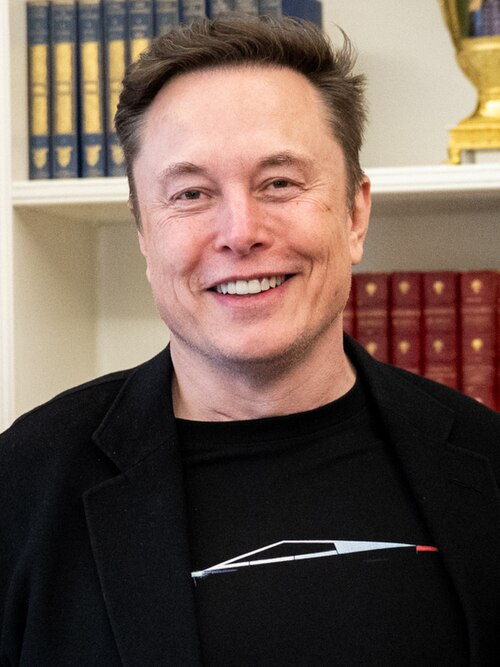
#> input picture Yeah/docs/reports/meeting_2026_09_02/assets/base_musk1.png, 500 x 667 px, given in place of diffprotect_public_target_raw.png, which was not available
$ jupyter execute --allow-errors DiffProtect_Colab_irse50_batch.ipynb   (shell and % lines are left out)   (older library calls are emulated)   (text cells are left out)
#> lines starting #> are read from the running program, lines starting #| are printed output that depends on the picture; pictures that were not available may be replaced by others from this repository, and a replacement may not be noted
[cell 1]
import os, sys, subprocess, textwrap, json, shutil, glob
from pathlib import Path

def run(cmd, check=True):
    print(f'$ {cmd}')
    return subprocess.run(cmd, shell=True, check=check)

#> (the rest of this cell did not finish here and is left out)

[cell 2]
%cd /content
%cd /content/DiffProtect

[cell 3]

# numpy / PyTorch 新版相容性修補，讓舊 checkpoint 和舊套件比較容易載入。
Path('sitecustomize.py').write_text('''
import numpy as _np
for _name, _value in {\"complex\": complex, \"float\": float, \"int\": int, \"bool\": bool}.items():
    if not hasattr(_np, _name):
        setattr(_np, _name, _value)

try:
    import torch as _torch
    import torch.autograd.gradcheck as _gradcheck
    if not hasattr(_gradcheck, \"zero_gradients\"):
        def zero_gradients(inputs):
            if isinstance(inputs, _torch.Tensor):
                if inputs.grad is not None:
                    inputs.grad.detach_()
                    inputs.grad.zero_()
            else:
                for elem in inputs:
                    zero_gradients(elem)
        _gradcheck.zero_gradients = zero_gradients
except Exception:
    pass
'''.strip() + '\
')

# advertorch 0.2 會匯入新版 PyTorch 已移除的 zero_gradients；直接 patch site-packages，讓 subprocess 也生效。
import sysconfig
site_packages = Path(sysconfig.get_paths()['purelib'])
advertorch_dir = site_packages / 'advertorch'
zero_gradients_patch = """try:
    from torch.autograd.gradcheck import zero_gradients
except ImportError:
    import torch
    def zero_gradients(inputs):
        if isinstance(inputs, torch.Tensor):
            if inputs.grad is not None:
                inputs.grad.detach_()
                inputs.grad.zero_()
        else:
            for elem in inputs:
                zero_gradients(elem)"""
if advertorch_dir.exists():
    for patch_file in advertorch_dir.rglob('*.py'):
        text = patch_file.read_text()
        old = 'from torch.autograd.gradcheck import zero_gradients'
        if old in text:
            lines = text.splitlines()
            fixed_lines = []
            for line in lines:
                if old in line:
                    indent = line[:len(line) - len(line.lstrip())]
                    fixed_lines.extend(indent + patch_line if patch_line else patch_line for patch_line in zero_gradients_patch.splitlines())
                else:
                    fixed_lines.append(line)
            patch_file.write_text('\n'.join(fixed_lines) + '\n')
            print('Patched advertorch:', patch_file)

# 不在目前 notebook kernel import advertorch；pip 更換 numpy 後，舊 kernel 可能還保留 ABI 不相容狀態。
# demo.py 會用新的 Python subprocess 載入修補後的套件。
#> (the rest of this cell did not finish here and is left out)

[cell 4]
from pathlib import Path
import shutil
Path('checkpoints/ffhq256_autoenc').mkdir(parents=True, exist_ok=True)
Path('assets/models').mkdir(parents=True, exist_ok=True)

def normalize_victim_model_paths():
    expected = ['mobile_face.pth', 'ir152.pth', 'irse50.pth', 'facenet.pth']
    models_dir = Path('assets/models')
    models_dir.mkdir(parents=True, exist_ok=True)
    search_roots = [Path('assets'), Path('/content')]

    for filename in expected:
        dst = models_dir / filename
        if dst.exists():
            continue
        matches = []
        for root in search_roots:
            if root.exists():
                matches.extend([p for p in root.rglob(filename) if p.is_file()])
        if matches:
            src = matches[0]
            if src.resolve() != dst.resolve():
                shutil.copy2(src, dst)
                print(f'Copied {src} -> {dst}')

    return {name: (models_dir / name).exists() for name in expected}

# DiffAE FFHQ256 autoencoder checkpoint folder
if not Path('checkpoints/ffhq256_autoenc/last.ckpt').exists():
    run("gdown --folder 'https://drive.google.com/drive/folders/1-5zfxT6Gl-GjxM7z9ZO2AHlB70tfmF6V' -O checkpoints/ffhq256_autoenc --remaining-ok", check=False)
#> (the call stopped at in run, `return subprocess.run(cmd, shell=True, check=check)`: subprocess is not available in this run)

# Victim model weights from DiffProtect README
if not Path('assets/models/mobile_face.pth').exists():
    run('rm -rf /content/diffprotect_assets_extract')
#> (the call stopped at in run, `return subprocess.run(cmd, shell=True, check=check)`: subprocess is not available in this run)
    run('mkdir -p /content/diffprotect_assets_extract')
#> (the call stopped at in run, `return subprocess.run(cmd, shell=True, check=check)`: subprocess is not available in this run)
    run("gdown --fuzzy 'https://drive.google.com/file/d/19_Y0jR789BGciogjjoGtWNEv-5QBiCB7/view?usp=sharing' -O /content/diffprotect_assets.zip", check=False)
#> (the call stopped at in run, `return subprocess.run(cmd, shell=True, check=check)`: subprocess is not available in this run)
    if Path('/content/diffprotect_assets.zip').exists():
        run('unzip -q -o /content/diffprotect_assets.zip -d /content/diffprotect_assets_extract', check=False)
        run('cp -R /content/diffprotect_assets_extract/* assets/ 2>/dev/null || true', check=False)
    else:
        print('victim model zip 沒有下載成功，可能是 Google Drive 限流或權限問題。')

model_status = normalize_victim_model_paths()
print('Victim model status:', model_status)

print('DiffAE checkpoint exists:', Path('checkpoints/ffhq256_autoenc/last.ckpt').exists())
print('MobileFaceNet weight exists:', Path('assets/models/mobile_face.pth').exists())

if not Path('assets/models/mobile_face.pth').exists():
    print('找不到 mobile_face.pth。請先看上方 gdown/unzip 是否失敗；若 Google Drive 限流，請改跑下一格手動上傳 victim models zip。')

[cell 5]
RUN_MANUAL_WEIGHT_UPLOAD = False  # 自動下載失敗時改成 True 再跑這格

if RUN_MANUAL_WEIGHT_UPLOAD:
    from google.colab import files
    print('請上傳 DiffAE last.ckpt')
    uploaded = files.upload()
    for name in uploaded:
        if name.endswith('.ckpt'):
            Path('checkpoints/ffhq256_autoenc').mkdir(parents=True, exist_ok=True)
            shutil.move(name, 'checkpoints/ffhq256_autoenc/last.ckpt')

    print('請上傳 victim models zip')
    uploaded = files.upload()
    for name in uploaded:
        if name.endswith('.zip'):
            run(f'rm -rf /content/diffprotect_manual_assets_extract && mkdir -p /content/diffprotect_manual_assets_extract')
            run(f'unzip -q -o {name} -d /content/diffprotect_manual_assets_extract')
            run('cp -R /content/diffprotect_manual_assets_extract/* assets/ 2>/dev/null || true')
            if 'normalize_victim_model_paths' in globals():
                print('Victim model status:', normalize_victim_model_paths())

print('DiffAE checkpoint exists:', Path('checkpoints/ffhq256_autoenc/last.ckpt').exists())
print('MobileFaceNet weight exists:', Path('assets/models/mobile_face.pth').exists())

[cell 6]
from google.colab import files
from pathlib import Path
import shutil

raw_dir = Path('/content/diffprotect_input_raw')
aligned_dir = Path('/content/diffprotect_input_aligned')
raw_dir.mkdir(parents=True, exist_ok=True)
aligned_dir.mkdir(parents=True, exist_ok=True)

uploaded = files.upload()
#> the answer given: base_musk1.png
for name in uploaded:
    suffix = Path(name).suffix.lower()
    if suffix in ['.jpg', '.jpeg', '.png', '.webp']:
        shutil.move(name, raw_dir / name)

print('Uploaded images:')
for p in sorted(raw_dir.glob('*')):
    print('-', p.name)

[cell 7]
import PIL.Image
from pathlib import Path
import shutil

# 1. 修正新版 Pillow 移除 ANTIALIAS 的問題
if not hasattr(PIL.Image, 'ANTIALIAS'):
    PIL.Image.ANTIALIAS = PIL.Image.Resampling.LANCZOS
    print("已手動修補 PIL.Image.ANTIALIAS -> LANCZOS")

# 2. 強制清除並防止 .ipynb_checkpoints 干擾
for kp in [Path('/content/diffprotect_input_aligned'), Path('/content/diffprotect_target_aligned')]:
    checkpoint_dir = kp / '.ipynb_checkpoints'
    if checkpoint_dir.exists():
        shutil.rmtree(checkpoint_dir)
        print(f"已清除隱藏暫存資料夾: {checkpoint_dir}")

[cell 8]

from PIL import Image, ImageOps
import cv2
import numpy as np

def fallback_align_image(src_path, dst_path):
    img = Image.open(src_path).convert('RGB')
    img = ImageOps.exif_transpose(img)
    w, h = img.size

    arr = cv2.cvtColor(np.array(img), cv2.COLOR_RGB2BGR)
    gray = cv2.cvtColor(arr, cv2.COLOR_BGR2GRAY)
    detector = cv2.CascadeClassifier(cv2.data.haarcascades + 'haarcascade_frontalface_default.xml')
    faces = detector.detectMultiScale(gray, scaleFactor=1.08, minNeighbors=3, minSize=(40, 40))

    if len(faces):
        x, y, fw, fh = max(faces, key=lambda f: f[2] * f[3])
        side = int(max(fw, fh) * 2.4)
        cx = x + fw / 2
        cy = y + fh * 0.55
        print(f'Fallback face crop: {src_path.name}, face=({x}, {y}, {fw}, {fh})')
    else:
        side = min(w, h)
        cx = w / 2
        cy = h / 2
        print(f'Fallback center crop: {src_path.name} (OpenCV 也沒有偵測到臉)')

    side = max(64, min(side, max(w, h)))
    left = int(round(cx - side / 2))
    top = int(round(cy - side / 2))
    right = left + side
    bottom = top + side

    pad_left = max(0, -left)
    pad_top = max(0, -top)
    pad_right = max(0, right - w)
    pad_bottom = max(0, bottom - h)
    if any([pad_left, pad_top, pad_right, pad_bottom]):
        img = ImageOps.expand(img, (pad_left, pad_top, pad_right, pad_bottom), fill=(0, 0, 0))
        left += pad_left
        top += pad_top
        right += pad_left
        bottom += pad_top

    crop = img.crop((left, top, right, bottom)).resize((256, 256), Image.Resampling.LANCZOS)
    crop.save(dst_path)

aligned = sorted(Path('/content/diffprotect_input_aligned').glob('*'))
if not aligned:
    print('dlib/FFHQ 對齊沒有輸出，改用 fallback crop 產生 256x256 輸入。')
    aligned_dir.mkdir(parents=True, exist_ok=True)
    for src in sorted(raw_dir.glob('*')):
        if src.suffix.lower() in ['.jpg', '.jpeg', '.png', '.webp']:
            dst = aligned_dir / f'{src.stem}.png'
            fallback_align_image(src, dst)
    aligned = sorted(Path('/content/diffprotect_input_aligned').glob('*'))

print('Aligned images:', len(aligned))
for p in aligned:
    print('-', p.name)

if not aligned:
    raise RuntimeError('沒有產生任何 256x256 輸入圖。請確認上傳的是 jpg/png/webp 照片。')

[cell 9]
# 只裝 insightface 和 onnxruntime-gpu 本體，--no-deps 避免動到 cell 6 已設好的 numpy 1.26.4
# insightface 真正要 import 但被 --no-deps 擋掉的：onnx、easydict
# onnx 1.16 需要 protobuf 4.25.x

# 重要：不要 reload numpy/scipy/skimage（cv2 認不出新版 ndarray，會 raise cvtColor error）
# 只清掉 insightface 和 albumentations 即可，讓它們重新 import 看到 stub 後的 albumentations
import sys, types
for name in list(sys.modules):
    if name.split('.')[0] in {'insightface', 'albumentations'}:
        del sys.modules[name]

# === stub 假的 albumentations package（避免 numpy 1.26 + alb 1.4 的 KeyError）===
_alb = types.ModuleType('albumentations')
_alb.__path__ = []
_alb.__version__ = '0.0.0-stub'
_alb.Compose = lambda *a, **k: (lambda **kk: kk)

_alb_core = types.ModuleType('albumentations.core'); _alb_core.__path__ = []
_alb_ti = types.ModuleType('albumentations.core.transforms_interface')

class _StubImageOnlyTransform:
    def __init__(self, *a, **k): pass
    def __call__(self, **kw): return kw

_alb_ti.ImageOnlyTransform = _StubImageOnlyTransform
_alb_ti.DualTransform = _StubImageOnlyTransform

_alb_aug = types.ModuleType('albumentations.augmentations'); _alb_aug.__path__ = []
_alb_pt = types.ModuleType('albumentations.pytorch'); _alb_pt.__path__ = []

sys.modules['albumentations'] = _alb
sys.modules['albumentations.core'] = _alb_core
sys.modules['albumentations.core.transforms_interface'] = _alb_ti
sys.modules['albumentations.augmentations'] = _alb_aug
sys.modules['albumentations.pytorch'] = _alb_pt
_alb.core = _alb_core
_alb_core.transforms_interface = _alb_ti
_alb.augmentations = _alb_aug
_alb.pytorch = _alb_pt
_alb.ImageOnlyTransform = _StubImageOnlyTransform

import numpy as np
import cv2
from pathlib import Path
from PIL import Image, ImageOps

print('numpy:', np.__version__)

# Fail-fast：cell 5b 依賴 cell 6 的 numpy 1.26.4 + scipy 1.11.4 環境
if not np.__version__.startswith('1.26'):
    raise RuntimeError(
        f'numpy 版本錯誤 (現在是 {np.__version__})。\n'
        f'cell 5b 需要 numpy 1.26.4（由 cell 6 安裝）。\n'
        f'解法：Runtime -> Restart session，然後依序跑 cell 2 -> 4 -> 6 -> 8 -> 12 -> 14 -> 15 -> 17。'
    )


# [21 lines left out: function similarity_transform_2d, not called in this run]


from insightface.app import FaceAnalysis

# 256x256 對齊模板：ArcFace 5 點 (112 空間) × (256/112)，下移 24 px 加頭頂留白
DST_256 = np.array([
    [38.2946, 51.6963],
    [73.5318, 51.5014],
    [56.0252, 71.7366],
    [41.5493, 92.3655],
    [70.7299, 92.2041],
], dtype=np.float32) * (256.0 / 112.0)
DST_256[:, 1] += 24.0
# crop 少一點：把模板向 canvas 中心 (128,128) 縮 0.8 倍，臉變小 → 留更多下巴/頭頂空間
DST_256 = (DST_256 - np.array([128.0, 128.0], dtype=np.float32)) * 0.7 \
          + np.array([128.0, 128.0], dtype=np.float32)

#> (the rest of this cell did not finish here and is left out)

[cell 10]
USE_CUSTOM_TARGET = False

target_path = Path('assets/datasets/target/085807.jpg')
public_target_raw = Path('/content/diffprotect_public_target_raw.png')
public_target_aligned = Path('/content/diffprotect_public_target.png')

if USE_CUSTOM_TARGET:
    from google.colab import files
    custom_raw = Path('/content/diffprotect_target_raw')
    custom_aligned = Path('/content/diffprotect_target_aligned')
    custom_raw.mkdir(parents=True, exist_ok=True)
    custom_aligned.mkdir(parents=True, exist_ok=True)
    print('請上傳一張 target face')
    uploaded = files.upload()
    for name in uploaded:
        suffix = Path(name).suffix.lower()
        if suffix in ['.jpg', '.jpeg', '.png', '.webp']:
            shutil.move(name, custom_raw / name)
    run('python align.py -i /content/diffprotect_target_raw -o /content/diffprotect_target_aligned', check=False)
    targets = sorted(custom_aligned.glob('*'))
    if not targets:
        print('dlib/FFHQ 對齊 target 沒有輸出，改用 fallback crop 產生 256x256 target。')
        for src in sorted(custom_raw.glob('*')):
            if src.suffix.lower() in ['.jpg', '.jpeg', '.png', '.webp']:
                dst = custom_aligned / f'{src.stem}.png'
                fallback_align_image(src, dst)
        targets = sorted(custom_aligned.glob('*'))
    if not targets:
        raise RuntimeError('target face 對齊失敗，請換一張清楚正臉照片。')
    target_path = targets[0]
elif not target_path.exists():
    print('找不到 asset 預設 target，改用公開 FFHQ 範例圖裁切 target face。')
    if not public_target_raw.exists():
        run('curl -L https://raw.githubusercontent.com/NVlabs/ffhq-dataset/master/ffhq-teaser.png -o /content/diffprotect_public_target_raw.png')
#> (the call stopped at in run, `return subprocess.run(cmd, shell=True, check=check)`: subprocess is not available in this run)
    fallback_align_image(public_target_raw, public_target_aligned)
#> in fallback_align_image, img is the input picture: PIL image 500x667 RGB; mean R, G, B 109.4, 90.6, 80.6
#> in fallback_align_image, `gray = cv2.cvtColor(arr, cv2.COLOR_BGR2GRAY)`:
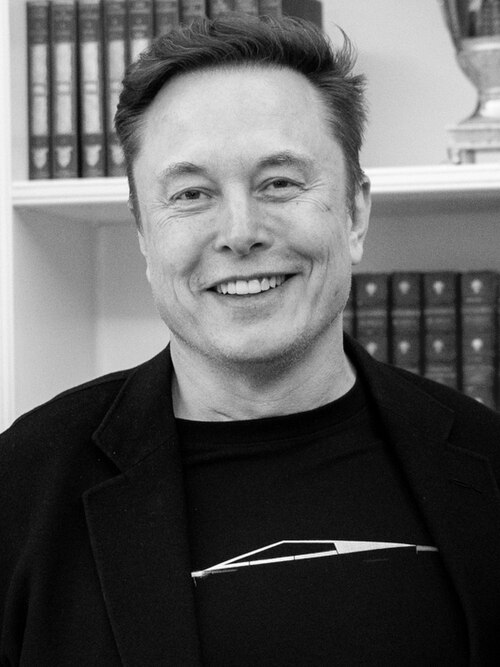
#> gray: shape (667, 500); min 0, max 255, mean 95.1
#> in fallback_align_image, `faces = detector.detectMultiScale(gray, scaleFactor=1.08, minNeighbors..`: faces = [[114, 86, 253, 253]]
#> in fallback_align_image, `x, y, fw, fh = max(faces, key=lambda f: f[2] * f[3])`: x = 114; y = 86; fw = 253
#> in fallback_align_image, `side = int(max(fw, fh) * 2.4)`: side = 607
#> in fallback_align_image, `cx = x + fw / 2`: cx = 240.5
#> in fallback_align_image, `cy = y + fh * 0.55`: cy = 225.2
#| Fallback face crop: diffprotect_public_target_raw.png, face=(114, 86, 253, 253)
#> in fallback_align_image, `left = int(round(cx - side / 2))`: left = -63
#> in fallback_align_image, `top = int(round(cy - side / 2))`: top = -78
#> in fallback_align_image, `right = left + side`: right = 544
#> in fallback_align_image, `bottom = top + side`: bottom = 529
#> in fallback_align_image, `pad_left = max(0, -left)`: pad_left = 63
#> in fallback_align_image, `pad_top = max(0, -top)`: pad_top = 78
#> in fallback_align_image, `pad_right = max(0, right - w)`: pad_right = 44
#> in fallback_align_image, `pad_bottom = max(0, bottom - h)`: pad_bottom = 0
#> in fallback_align_image, `img = ImageOps.expand(img, (pad_left, pad_top, pad_right, pad_bottom),..`:
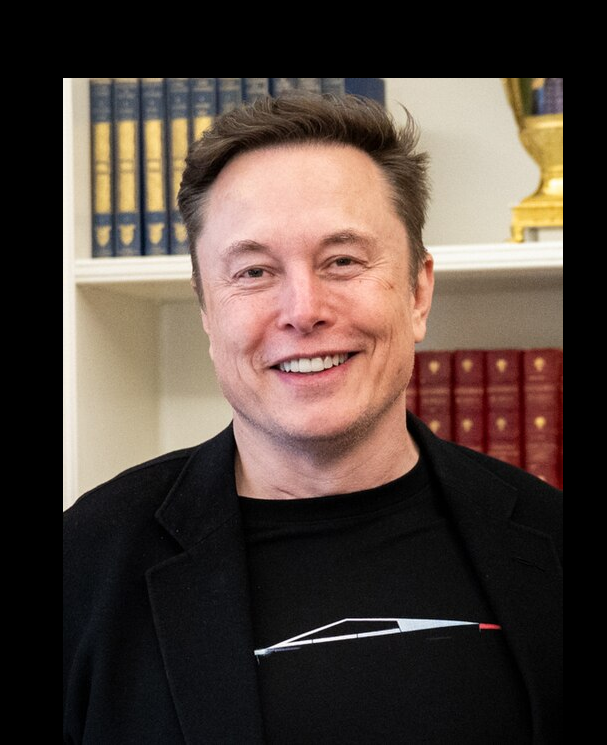
#> img: PIL image 607x745 RGB; mean R, G, B 80.7, 66.8, 59.4
#> in fallback_align_image, `right += pad_left`: right = 607
#> in fallback_align_image, `crop = img.crop((left, top, right, bottom)).resize((256, 256), Image.R..`:
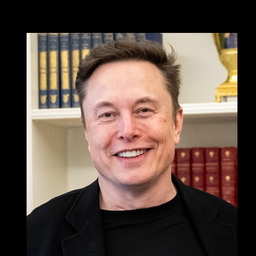
#> crop: PIL image 256x256 RGB; mean R, G, B 95.6, 78.5, 69
